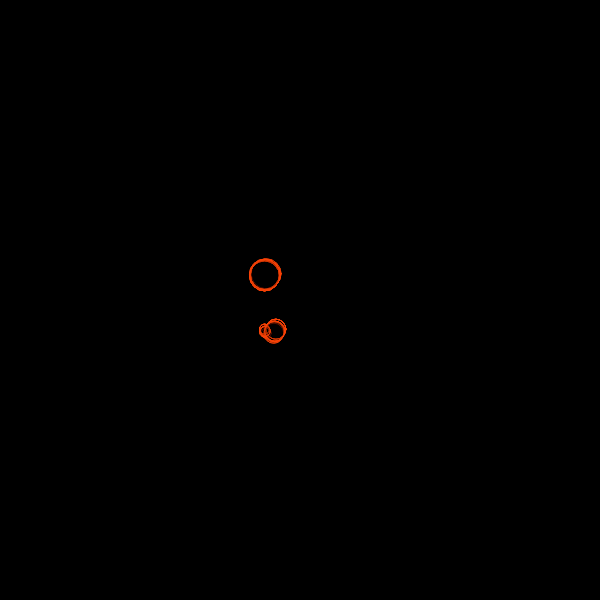
Frame 1 (no input)
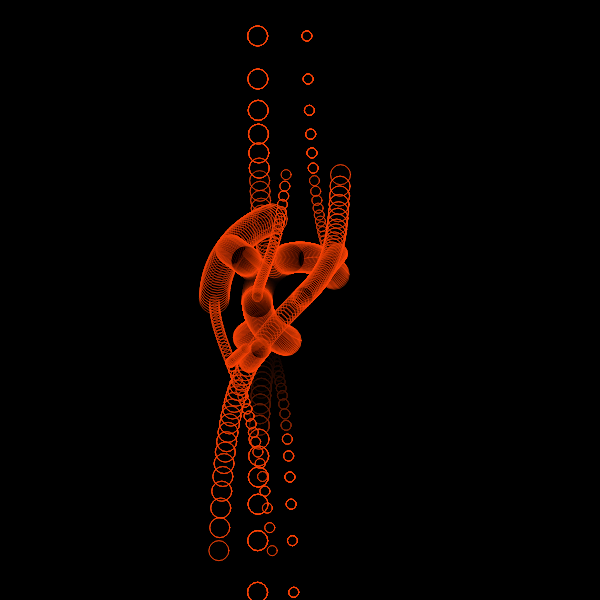
Frame 60 (no input)
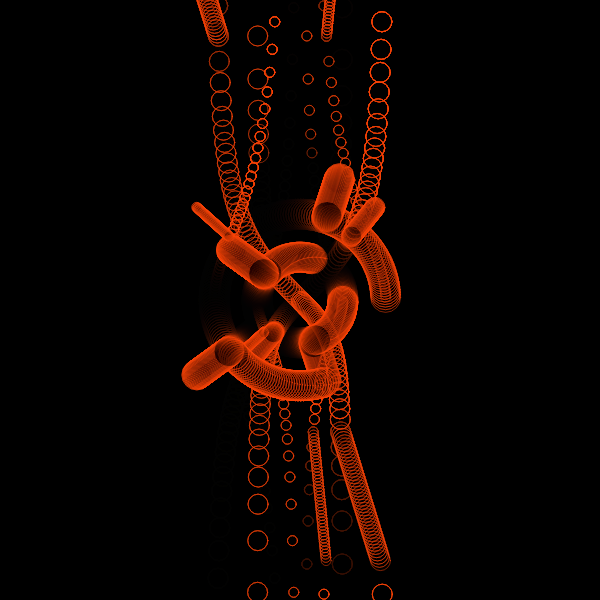
Frame 120 (the mouse pressed at the canvas centre since frame 60)

The p5.js sketch that drew these frames (run headless with seeded random() and noise() and a simulated clock; from frame 60 on, the mouse is pressed at the canvas centre):

// p5.js sketch
// ── sketch.js
//forked from: https://tylerxhobbs.com/essays/2017/aesthetically-pleasing-triangle-subdivision

let _aryObject = [];
let _tileNumT;
let _tileNumR;
let _ellipseRatio;
let _count;
let _stepR;
let _stepT;
function setup() {
  w = 600;
  var canvas;
    if(windowWidth>=600 && windowHeight >=600){
      canvas = createCanvas(600, 600);
    }
    else{
      canvas = createCanvas(windowWidth, windowHeight - 100);
    }

  var x = (windowWidth - width) / 2;
  var y = (windowHeight - height) / 2;

  canvas.position(x, y);
  background(0);
  noStroke();
  
  _freqCount = 40;

  _count = 0;
  _ellipseRatio = 2;
  _tileNumT = 5;
  _tileNumR = 7;
  
  let shapeMode = 1;
  let layerNum = 20;
  let initT = int(random(_tileNumT));
  for (k = 1; k <= layerNum; k++) {
    let baseColor = 360 + random(720);
    _aryObject.push(new f(
      1, initT,
      color((baseColor + 180) % 360, 200, 50, 100),
      shapeMode,
      width/2/_tileNumR/layerNum*k
    ));
  }

    background(0);


}




function draw() {
  // clear();
  // blendMode(EXCLUSION);
  background(0, 50);
  
  for (let i = 0; i < _aryObject.length; i++) {
    _aryObject[i].update();
    _aryObject[i].drawMe();
  }

  _count ++;
  noStroke()
  fill(255,69,0);
}

class f {
  constructor(iR, iT, myColor, shapeMode, sw) {
    this.target_iR = iR;
    this.target_iT = iT;
    this.myColor = myColor;
    this.shapeMode = shapeMode; //0 rect, 1 ellipse
    this.sw = sw *_ellipseRatio; 
    this.aryPoint = [];
  }

  setTarget() {
    _stepR = 1;
    _stepT = 1;
    this.iR = this.target_iR;
    this.iT = this.target_iT % _tileNumT;
    
    this.aryPoint.unshift([this.iR, this.iT]);

    let dir;
    if (this.iR <= _stepR) {
      dir = random(["down", "left", "right"]);
    } else if (this.iR >= _tileNumR-_stepR) {
      dir = random(["up", "left", "right"]);
    } else {
      dir = random(["up", "down", "left", "right"]);
    }

    if (dir == "up") { 
      this.target_iR = this.iR - _stepR; 
    }
    else if (dir == "down") { 
      this.target_iR = this.iR + _stepR; }
    else if (dir == "left") { 
      this.target_iT = this.iT - _stepT; 
    }
    else if (dir == "right") {
       this.target_iT = this.iT + _stepT; 
     }

    this.dR = (this.target_iR - this.iR) / (_freqCount+1);
    this.dT = (this.target_iT - this.iT) / (_freqCount+1);
  }
  
  update() {
    if (_count % _freqCount == 0) {
      this.setTarget();
    }

    if (this.target_iR == this.iR) { //dir = right or left
      this.aryPoint.unshift([this.iR, this.aryPoint[0][1] + this.dT]);
    } else if (this.target_iT == this.iT) {
      this.aryPoint.unshift([this.aryPoint[0][0] + this.dR, this.iT]);
    }

    while (this.aryPoint.length >= 40) {
      this.aryPoint.pop();
    }
  }

  drawMe() {
    stroke(255,70,10);
    strokeWeight(0.5)
    fill(0, 10)    
    push();
    translate(width/2, height/2);
    // beginShape();
    for (let i = 0; i < this.aryPoint.length; i++) {
      ellipse(
        width / 2 / _tileNumR * this.aryPoint[i][0] * cos(2*PI / _tileNumT * this.aryPoint[i][1]),
        width / 2 / _tileNumR * this.aryPoint[i][0] * tan(2*PI / _tileNumT * this.aryPoint[i][1]), 10, 10);

        ellipse(
        width / 2 / _tileNumR * this.aryPoint[i][0] * sin(2*PI / _tileNumT * this.aryPoint[i][1]),
        width / 2 / _tileNumR * this.aryPoint[i][0] * tan(2*PI / _tileNumT * this.aryPoint[i][1]), 20, 20);

        ellipse(
        width / 2 / _tileNumR * this.aryPoint[i][0] * cos(2*PI / _tileNumT * this.aryPoint[i][1]),
        width / 2 / _tileNumR * this.aryPoint[i][0] * sin(2*PI / _tileNumT * this.aryPoint[i][1]), 30, 30);
    }
    // endShape();
    pop();
  }
}
